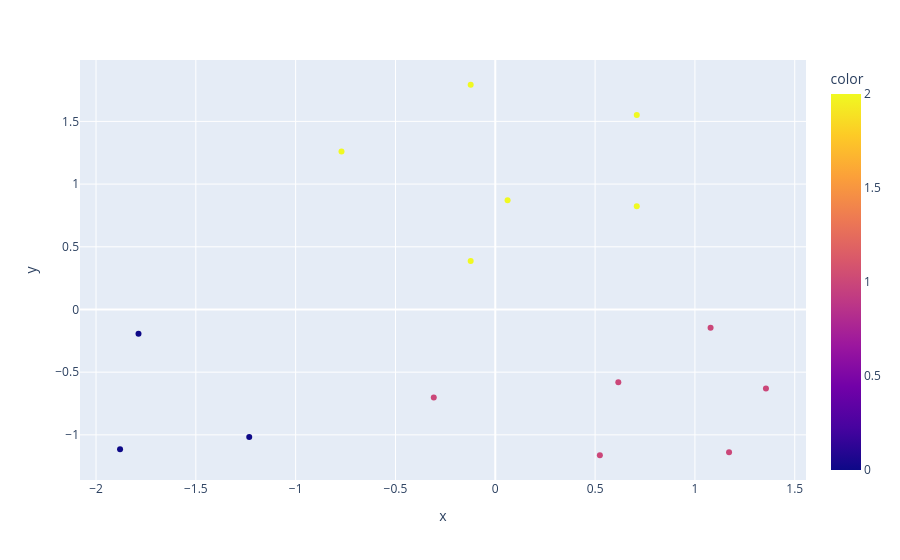

Source (notebook cell):
### Code cell
import plotly.express as px

grafico = px.scatter(x = base_salario[:,0], y = base_salario[:,1], color = rotulos)
grafico.show()

### Figure 1 — Plotly figure (JSON) as saved in the notebook; plotly's stock layout.template omitted (floating-point values rounded to 4 significant figures)
{"data": [{"hovertemplate": "x=%{x}<br>y=%{y}<br>color=%{marker.color}<extra></extra>", "legendgroup": "", "marker": {"color": [0, 0, 0, 1, 1, 1, 1, 1, 1, 2, 2, 2, 2, 2, 2], "coloraxis": "coloraxis", "symbol": "circle"}, "mode": "markers", "name": "", "orientation": "v", "showlegend": false, "type": "scatter", "x": [-1.88, -1.233, -1.787, -0.3081, 0.5238, 1.171, 1.356, 0.6163, 1.078, -0.7703, -0.1233, 0.06163, -0.1233, 0.7087, 0.7087], "xaxis": "x", "y": [-1.114, -1.017, -0.1938, -0.7024, -1.163, -1.138, -0.6297, -0.5813, -0.1453, 1.259, 0.3875, 0.8719, 1.792, 0.8235, 1.55], "yaxis": "y"}], "layout": {"coloraxis": {"colorbar": {"title": {"text": "color"}}, "colorscale": [[0, "#0d0887"], [0.1111, "#46039f"], [0.2222, "#7201a8"], [0.3333, "#9c179e"], [0.4444, "#bd3786"], [0.5556, "#d8576b"], [0.6667, "#ed7953"], [0.7778, "#fb9f3a"], [0.8889, "#fdca26"], [1, "#f0f921"]]}, "legend": {"tracegroupgap": 0}, "margin": {"t": 60}, "xaxis": {"anchor": "y", "domain": [0, 1], "title": {"text": "x"}}, "yaxis": {"anchor": "x", "domain": [0, 1], "title": {"text": "y"}}}}
